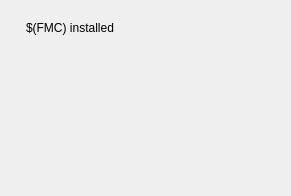
<?xml version="1.0" encoding="UTF-8"?>
<ui version="4.0">
 <class>MainWindow</class>
 <widget class="QMainWindow" name="MainWindow">
  <property name="geometry">
   <rect>
    <x>0</x>
    <y>0</y>
    <width>291</width>
    <height>196</height>
   </rect>
  </property>
  <property name="styleSheet">
   <string>

QWidget#centralWidget {background: rgba(218, 218, 218, 255);}

caTable {
       font: 10pt;
       background: cornsilk;
       alternate-background-color: wheat;
}

caLineEdit {
     border-radius: 1px;
     background: lightyellow;
     color: black;
 }

caTextEntry {
    color: rgb(127, 0, 63);
    background-color: cornsilk;
    selection-color: #0a214c;
    selection-background-color: wheat;
    border: 1px groove black;
    border-radius: 1px;
    padding: 1px;
}

caTextEntry:focus {
    padding: 0px;
    border: 2px groove darkred;
    border-radius: 1px;
}

QPushButton {
      border-color: #00b;
      border-radius: 2px;
      padding: 3px;
      border-width: 1px;

	background: qlineargradient(spread:pad, x1:0, y1:0, x2:0, y2:1,
						   stop:0   rgba(224, 239, 255, 255),
						   stop:0.5 rgba(199, 215, 230, 255),
						   stop:1   rgba(184, 214, 236, 255));
}
QPushButton:hover {
	background: qlineargradient(spread:pad, x1:0, y1:0, x2:0, y2:1,
						stop:0   rgba(201, 226, 255, 255),
						stop:0.5 rgba(177, 204, 230, 255),
						stop:1   rgba(163, 205, 236, 255));
}
QPushButton:pressed {
	background: qlineargradient(spread:pad, x1:0, y1:0, x2:0, y2:1,
						stop:0   rgba(174, 219, 255, 255),
						stop:0.5 rgba(165, 199, 230, 255),
						stop:1   rgba(134, 188, 236, 255));
}

QPushButton:disabled {
	background: qlineargradient(spread:pad, x1:0, y1:0, x2:0, y2:1,
						stop:0   rgba(174, 219, 255, 255),
						stop:0.5 rgba(165, 199, 230, 255),
						stop:1   rgba(134, 188, 236, 255));
}

caChoice {
      background: qlineargradient(x1: 0, y1: 0, x2: 0, y2: 1,
                                  stop: 0 #E1E1E1, stop: 0.4 #DDDDDD,
                                  stop: 0.5 #D8D8D8, stop: 1.0 #D3D3D3);
}

caChoice &gt; QPushButton {
      text-align: left;
      padding: 1px;
}

/* when font specified, no font sizing is done any more,  font: 10pt; is not bad. You could Enable this when you converted from .adl files
caRelatedDisplay  &gt; QPushButton {
font: 10pt;
}

caShellCommand  &gt; QPushButton {
font: 10pt;
}
*/

caSlider::groove:horizontal {
border: 1px solid #bbb;
background: lightgrey;
height: 20px;
border-radius: 4px;
}

caSlider::handle:horizontal {
background: red;
border: 1px solid #777;
width: 13px;
margin-top: -2px;
margin-bottom: -2px;
border-radius: 2px;
}



</string>
  </property>
  <widget class="QWidget" name="centralWidget">
   <widget class="caGraphics" name="caRectangle_0">
    <property name="geometry">
     <rect>
      <x>0</x>
      <y>0</y>
      <width>291</width>
      <height>195</height>
     </rect>
    </property>
    <property name="foreground">
     <color>
      <red>187</red>
      <green>193</green>
      <blue>135</blue>
     </color>
    </property>
    <property name="linestyle" stdset="0">
     <enum>caGraphics::Solid</enum>
    </property>
    <property name="fillstyle" stdset="0">
     <enum>caGraphics::Filled</enum>
    </property>
    <property name="lineColor">
     <color>
      <red>187</red>
      <green>193</green>
      <blue>135</blue>
     </color>
    </property>
    <property name="form">
     <enum>caGraphics::Rectangle</enum>
    </property>
   </widget>
   <widget class="caLabel" name="caLabel_0">
    <property name="geometry">
     <rect>
      <x>26</x>
      <y>20</y>
      <width>200</width>
      <height>15</height>
     </rect>
    </property>
    <property name="frameShape">
     <enum>QFrame::NoFrame</enum>
    </property>
    <property name="text">
     <string>$(FMC) installed</string>
    </property>
    <property name="alignment">
     <set>Qt::AlignAbsolute|Qt::AlignLeading|Qt::AlignLeft|Qt::AlignVCenter</set>
    </property>
    <property name="fontScaleMode">
     <enum>ESimpleLabel::Height</enum>
    </property>
    <property name="foreground">
     <color>
      <red>0</red>
      <green>0</green>
      <blue>0</blue>
     </color>
    </property>
    <property name="background">
     <color alpha="0">
      <red>0</red>
      <green>0</green>
      <blue>0</blue>
     </color>
    </property>
   </widget>
  </widget>
 </widget>
 <customwidgets>
  <customwidget>
   <class>caLabel</class>
   <extends>QLabel</extends>
   <header>caLabel</header>
  </customwidget>
  <customwidget>
   <class>caGraphics</class>
   <extends>QWidget</extends>
   <header>caGraphics</header>
  </customwidget>
 </customwidgets>
 <resources/>
 <connections/>
</ui>
